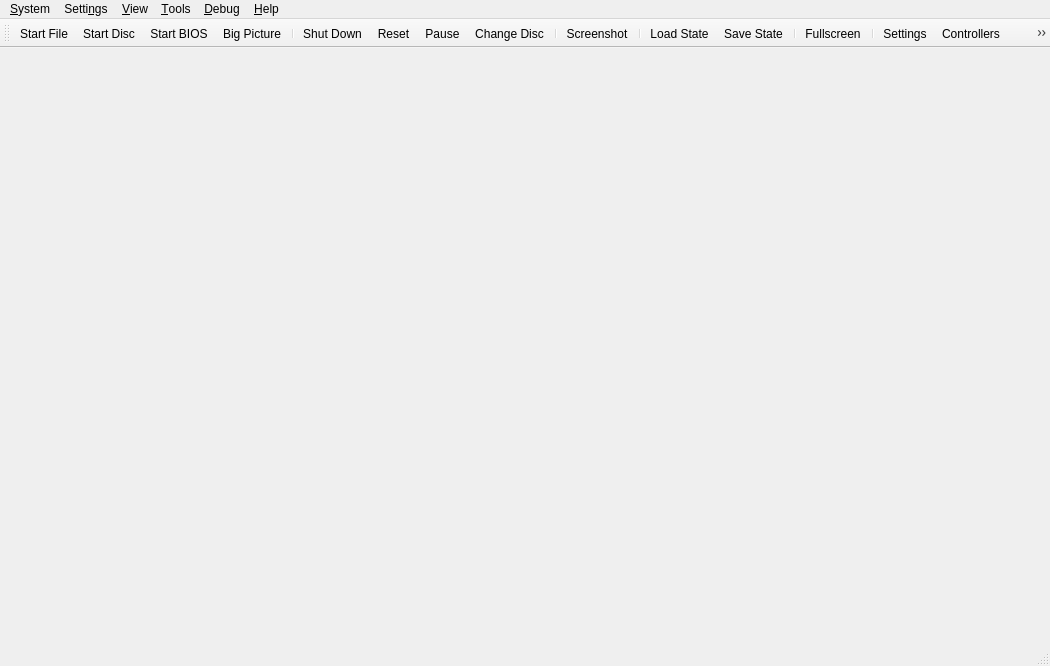
<?xml version="1.0" encoding="UTF-8"?>
<ui version="4.0">
 <class>MainWindow</class>
 <widget class="QMainWindow" name="MainWindow">
  <property name="geometry">
   <rect>
    <x>0</x>
    <y>0</y>
    <width>1050</width>
    <height>666</height>
   </rect>
  </property>
  <property name="acceptDrops">
   <bool>true</bool>
  </property>
  <property name="windowTitle">
   <string>ARMSX2</string>
  </property>
  <property name="windowIcon">
   <iconset>
    <normalon>:/icons/AppIcon64.png</normalon>
   </iconset>
  </property>
  <property name="unifiedTitleAndToolBarOnMac">
   <bool>true</bool>
  </property>
  <widget class="QStackedWidget" name="mainContainer"/>
  <widget class="QMenuBar" name="menuBar">
   <property name="geometry">
    <rect>
     <x>0</x>
     <y>0</y>
     <width>1050</width>
     <height>27</height>
    </rect>
   </property>
   <widget class="QMenu" name="menuSystem">
    <property name="title">
     <string>&amp;System</string>
    </property>
    <widget class="QMenu" name="menuChangeDisc">
     <property name="title">
      <string>&amp;Change Disc</string>
     </property>
     <property name="icon">
      <iconset theme="disc-eject-line"/>
     </property>
     <actiongroup name="actionGroupChangeDiscSubImages"/>
     <addaction name="actionChangeDiscFromFile"/>
     <addaction name="actionChangeDiscFromDevice"/>
     <addaction name="actionChangeDiscFromGameList"/>
     <addaction name="actionRemoveDisc"/>
     <addaction name="separator"/>
    </widget>
    <widget class="QMenu" name="menuLoadState">
     <property name="title">
      <string>&amp;Load State</string>
     </property>
     <property name="icon">
      <iconset theme="floppy-out-line"/>
     </property>
    </widget>
    <widget class="QMenu" name="menuSaveState">
     <property name="title">
      <string>Sa&amp;ve State</string>
     </property>
     <property name="icon">
      <iconset theme="floppy-in-line"/>
     </property>
    </widget>
    <addaction name="actionStartFile"/>
    <addaction name="actionStartDisc"/>
    <addaction name="actionStartBios"/>
    <addaction name="actionStartFullscreenUI"/>
    <addaction name="separator"/>
    <addaction name="actionPowerOff"/>
    <addaction name="actionPowerOffWithoutSaving"/>
    <addaction name="actionReset"/>
    <addaction name="actionPause"/>
    <addaction name="menuChangeDisc"/>
    <addaction name="separator"/>
    <addaction name="actionScreenshot"/>
    <addaction name="separator"/>
    <addaction name="menuLoadState"/>
    <addaction name="menuSaveState"/>
    <addaction name="separator"/>
    <addaction name="actionSettings"/> <!-- Please consult with macOS users before removing -->
    <addaction name="actionExit"/>
   </widget>
   <widget class="QMenu" name="menuSettings">
    <property name="title">
     <string>Setti&amp;ngs</string>
    </property>
    <addaction name="actionViewGameProperties"/>
    <addaction name="separator"/>
    <addaction name="actionInterfaceSettings"/>
    <addaction name="actionGameListSettings"/>
    <addaction name="actionBIOSSettings"/>
    <addaction name="actionEmulationSettings"/>
    <addaction name="actionGraphicsSettings"/>
    <addaction name="actionOSDSettings"/>
    <addaction name="actionAudioSettings"/>
    <addaction name="actionMemoryCardSettings"/>
    <addaction name="actionDEV9Settings"/>
    <addaction name="actionFolderSettings"/>
    <addaction name="actionAchievementSettings"/>
    <addaction name="separator"/>
    <addaction name="actionControllerSettings"/>
    <addaction name="actionHotkeySettings"/>
    <addaction name="separator"/>
    <addaction name="actionAddGameDirectory"/>
    <addaction name="actionScanForNewGames"/>
    <addaction name="actionRescanAllGames"/>
   </widget>
   <widget class="QMenu" name="menuHelp">
    <property name="title">
     <string>&amp;Help</string>
    </property>
    <addaction name="actionGitHubRepository"/>
    <addaction name="actionWebsite"/>
    <addaction name="separator"/>
    <addaction name="actionAbout"/>
   </widget>
   <widget class="QMenu" name="menuDebug">
    <property name="title">
     <string>&amp;Debug</string>
    </property>
    <widget class="QMenu" name="menuDebugSwitchRenderer">
     <property name="title">
      <string>&amp;Switch Graphics API</string>
     </property>
     <property name="icon">
      <iconset theme="brush-line"/>
     </property>
    </widget>
    <addaction name="menuDebugSwitchRenderer"/>
    <addaction name="separator"/>
    <addaction name="actionDebugger"/>
    <addaction name="separator"/>
    <addaction name="actionEnableLogTimestamps"/>
    <addaction name="separator"/>
    <addaction name="actionEnableEEConsoleLogging"/>
    <addaction name="actionEnableIOPConsoleLogging"/>
    <addaction name="actionEnableCDVDVerboseReads"/>
   </widget>
   <widget class="QMenu" name="menuView">
    <property name="title">
     <string>&amp;View</string>
    </property>
    <widget class="QMenu" name="menuWindowSize">
     <property name="title">
      <string>&amp;Window Size</string>
     </property>
     <property name="icon">
      <iconset theme="window-2-line"/>
     </property>
    </widget>
    <addaction name="actionViewToolbar"/>
    <addaction name="actionViewLockToolbar"/>
    <addaction name="actionCustomizeToolbar"/>
    <addaction name="actionViewStatusBar"/>
    <addaction name="actionViewStatusBarVerbose"/>
    <addaction name="separator"/>
    <addaction name="actionViewGameList"/>
    <addaction name="actionViewGameGrid"/>
    <addaction name="actionViewSystemDisplay"/>
    <addaction name="separator"/>
    <addaction name="actionFullscreen"/>
    <addaction name="menuWindowSize"/>
    <addaction name="separator"/>
    <addaction name="actionGridViewShowTitles"/>
    <addaction name="actionGridViewShowFullTitles"/>
    <addaction name="actionGridViewZoomIn"/>
    <addaction name="actionGridViewZoomOut"/>
    <addaction name="actionGridViewRefreshCovers"/>
   </widget>
   <widget class="QMenu" name="menuTools">
    <property name="title">
     <string>&amp;Tools</string>
    </property>
    <widget class="QMenu" name="menuInputRecording">
     <property name="title">
      <string>&amp;Input Recording</string>
     </property>
     <property name="icon">
      <iconset theme="keyboard-line"/>
     </property>
     <addaction name="actionInputRecNew"/>
     <addaction name="actionInputRecPlay"/>
     <addaction name="actionInputRecStop"/>
     <addaction name="separator"/>
     <addaction name="actionInputRecOpenViewer"/>
     <addaction name="separator"/>
     <addaction name="actionInputRecConsoleLogs"/>
     <addaction name="actionInputRecControllerLogs"/>
    </widget>
    <addaction name="actionOpenDataDirectory"/>
    <addaction name="actionCoverDownloader"/>
    <addaction name="actionControllerTester"/>
    <addaction name="actionArcadeSetup"/>
    <addaction name="actionToggleSoftwareRendering"/>
    <addaction name="separator"/>
    <addaction name="actionEditCheats"/>
    <addaction name="actionEditPatches"/>
    <addaction name="actionReloadPatches"/>
    <addaction name="separator"/>
    <addaction name="menuInputRecording"/>
    <addaction name="separator"/>
    <addaction name="actionEnableSystemConsole"/>
    <addaction name="actionEnableDebugConsole"/>
    <addaction name="actionEnableLogWindow"/>
    <addaction name="actionEnableFileLogging"/>
    <addaction name="actionEnableVerboseLogging"/>
    <addaction name="separator"/>
    <addaction name="actionShowAdvancedSettings"/>
    <addaction name="actionSaveBlockDump"/>
    <addaction name="actionSaveGSDump"/>
   </widget>
   <addaction name="menuSystem"/>
   <addaction name="menuSettings"/>
   <addaction name="menuView"/>
   <addaction name="menuTools"/>
   <addaction name="menuDebug"/>
   <addaction name="menuHelp"/>
  </widget>
  <widget class="QToolBar" name="toolBar">
   <property name="visible">
    <bool>true</bool>
   </property>
   <property name="windowTitle">
    <string>Toolbar</string>
   </property>
   <property name="iconSize">
    <size>
     <width>32</width>
     <height>32</height>
    </size>
   </property>
   <property name="toolButtonStyle">
    <enum>Qt::ToolButtonStyle::ToolButtonTextUnderIcon</enum>
   </property>
   <attribute name="toolBarArea">
    <enum>TopToolBarArea</enum>
   </attribute>
   <attribute name="toolBarBreak">
    <bool>false</bool>
   </attribute>
   <addaction name="actionToolbarStartFile"/>
   <addaction name="actionToolbarStartDisc"/>
   <addaction name="actionToolbarStartBios"/>
   <addaction name="actionToolbarStartFullscreenUI"/>
   <addaction name="separator"/>
   <addaction name="actionToolbarPowerOff"/>
   <addaction name="actionToolbarReset"/>
   <addaction name="actionToolbarPause"/>
   <addaction name="actionToolbarChangeDisc"/>
   <addaction name="separator"/>
   <addaction name="actionToolbarScreenshot"/>
   <addaction name="separator"/>
   <addaction name="actionToolbarLoadState"/>
   <addaction name="actionToolbarSaveState"/>
   <addaction name="separator"/>
   <addaction name="actionToolbarFullscreen"/>
   <addaction name="separator"/>
   <addaction name="actionToolbarSettings"/>
   <addaction name="actionToolbarControllerSettings"/>
   <addaction name="actionToolbarHotkeySettings"/>
  </widget>
  <widget class="QStatusBar" name="statusBar"/>
  <action name="actionStartFile">
   <property name="icon">
    <iconset theme="file-line"/>
   </property>
   <property name="text">
    <string>Start &amp;File...</string>
   </property>
  </action>
  <action name="actionToolbarStartFile">
   <property name="icon">
    <iconset theme="file-line"/>
   </property>
   <property name="text">
    <string comment="In Toolbar">Start File</string>
   </property>
  </action>
  <action name="actionStartDisc">
   <property name="icon">
    <iconset theme="disc-2-line"/>
   </property>
   <property name="text">
    <string>Start D&amp;isc...</string>
   </property>
  </action>
  <action name="actionToolbarStartDisc">
   <property name="icon">
    <iconset theme="disc-2-line"/>
   </property>
   <property name="text">
    <string comment="In Toolbar">Start Disc</string>
   </property>
  </action>
  <action name="actionStartBios">
   <property name="icon">
    <iconset theme="chip-line"/>
   </property>
   <property name="text">
    <string>Start &amp;BIOS</string>
   </property>
  </action>
  <action name="actionToolbarStartBios">
   <property name="icon">
    <iconset theme="chip-line"/>
   </property>
   <property name="text">
    <string comment="In Toolbar">Start BIOS</string>
   </property>
  </action>
  <action name="actionScanForNewGames">
   <property name="icon">
    <iconset theme="file-search-line"/>
   </property>
   <property name="text">
    <string>&amp;Scan For New Games</string>
   </property>
  </action>
  <action name="actionRescanAllGames">
   <property name="icon">
    <iconset theme="refresh-line"/>
   </property>
   <property name="text">
    <string>&amp;Rescan All Games</string>
   </property>
  </action>
  <action name="actionPowerOff">
   <property name="icon">
    <iconset theme="shut-down-line"/>
   </property>
   <property name="text">
    <string>Shut &amp;Down</string>
   </property>
  </action>
  <action name="actionToolbarPowerOff">
   <property name="icon">
    <iconset theme="shut-down-line"/>
   </property>
   <property name="text">
    <string comment="In Toolbar">Shut Down</string>
   </property>
  </action>
  <action name="actionPowerOffWithoutSaving">
   <property name="icon">
    <iconset theme="close-line"/>
   </property>
   <property name="text">
    <string>Shut Down &amp;Without Saving</string>
   </property>
  </action>
  <action name="actionReset">
   <property name="icon">
    <iconset theme="restart-line"/>
   </property>
   <property name="text">
    <string>&amp;Reset</string>
   </property>
  </action>
  <action name="actionToolbarReset">
   <property name="icon">
    <iconset theme="restart-line"/>
   </property>
   <property name="text">
    <string comment="In Toolbar">Reset</string>
   </property>
  </action>
  <action name="actionPause">
   <property name="checkable">
    <bool>true</bool>
   </property>
   <property name="icon">
    <iconset theme="pause-line"/>
   </property>
   <property name="text">
    <string>&amp;Pause</string>
   </property>
  </action>
  <action name="actionToolbarPause">
   <property name="checkable">
    <bool>true</bool>
   </property>
   <property name="icon">
    <iconset theme="pause-line"/>
   </property>
   <property name="text">
    <string comment="In Toolbar">Pause</string>
   </property>
  </action>
  <action name="actionToolbarLoadState">
   <property name="icon">
    <iconset theme="floppy-out-line"/>
   </property>
   <property name="text">
    <string comment="In Toolbar">Load State</string>
   </property>
  </action>
  <action name="actionToolbarSaveState">
   <property name="icon">
    <iconset theme="floppy-in-line"/>
   </property>
   <property name="text">
    <string comment="In Toolbar">Save State</string>
   </property>
  </action>
  <action name="actionExit">
   <property name="icon">
    <iconset theme="door-open-line"/>
   </property>
   <property name="text">
    <string>E&amp;xit</string>
   </property>
  </action>
  <action name="actionBIOSSettings">
   <property name="icon">
    <iconset theme="chip-line"/>
   </property>
   <property name="text">
    <string>&amp;BIOS</string>
   </property>
  </action>
  <action name="actionEmulationSettings">
   <property name="icon">
    <iconset theme="emulation-line"/>
   </property>
   <property name="text">
    <string>&amp;Emulation</string>
   </property>
  </action>
  <action name="actionControllerSettings">
   <property name="icon">
    <iconset theme="controller-line"/>
   </property>
   <property name="text">
    <string>&amp;Controllers</string>
   </property>
  </action>
  <action name="actionToolbarControllerSettings">
   <property name="icon">
    <iconset theme="controller-line"/>
   </property>
   <property name="text">
    <string comment="In Toolbar">Controllers</string>
   </property>
  </action>
  <action name="actionHotkeySettings">
   <property name="icon">
    <iconset theme="keyboard-line"/>
   </property>
   <property name="text">
    <string>&amp;Hotkeys</string>
   </property>
  </action>
  <action name="actionToolbarHotkeySettings">
   <property name="icon">
    <iconset theme="keyboard-line"/>
   </property>
   <property name="text">
    <string comment="In Toolbar">Hotkeys</string>
   </property>
  </action>
  <action name="actionGraphicsSettings">
   <property name="icon">
    <iconset theme="image-fill"/>
   </property>
   <property name="text">
    <string>&amp;Graphics</string>
   </property>
  </action>
  <action name="actionAchievementSettings">
   <property name="icon">
    <iconset theme="trophy-line"/>
   </property>
   <property name="text">
    <string>Achie&amp;vements</string>
   </property>
  </action>
  <action name="actionPostProcessingSettings">
   <property name="text">
    <string>&amp;Post-Processing Settings...</string>
   </property>
  </action>
  <action name="actionFullscreen">
   <property name="icon">
    <iconset theme="fullscreen-line"/>
   </property>
   <property name="text">
    <string>&amp;Fullscreen</string>
   </property>
  </action>
  <action name="actionToolbarFullscreen">
   <property name="icon">
    <iconset theme="fullscreen-line"/>
   </property>
   <property name="text">
    <string comment="In Toolbar">Fullscreen</string>
   </property>
  </action>
  <action name="actionResolution_Scale">
   <property name="text">
    <string>Resolution Scale</string>
   </property>
  </action>
  <action name="actionGitHubRepository">
   <property name="icon">
    <iconset theme="github"/>
   </property>
   <property name="text">
    <string>&amp;GitHub Repository...</string>
   </property>
  </action>
  <action name="actionWebsite">
   <property name="icon">
    <iconset theme="global-line"/>
   </property>
   <property name="text">
    <string>ARMSX2 &amp;Website...</string>
   </property>
  </action>
  <action name="actionAbout">
   <property name="icon">
    <iconset resource="resources/resources.qrc">
     <normaloff>:/icons/AppIcon64.png</normaloff>:/icons/AppIcon64.png</iconset>
   </property>
   <property name="text">
    <string>&amp;About ARMSX2...</string>
   </property>
  </action>
  <action name="actionToolbarChangeDisc">
   <property name="icon">
    <iconset theme="disc-eject-line"/>
   </property>
   <property name="text">
    <string comment="In Toolbar">Change Disc...</string>
   </property>
  </action>
  <action name="actionAudioSettings">
   <property name="icon">
    <iconset theme="volume-up-line"/>
   </property>
   <property name="text">
    <string>&amp;Audio</string>
   </property>
  </action>
  <action name="actionOSDSettings">
   <property name="icon">
    <iconset theme="heart-circle-line"/>
   </property>
   <property name="text">
    <string>&amp;On-Screen Display</string>
   </property>
  </action>
  <action name="actionGameListSettings">
   <property name="icon">
    <iconset theme="folder-open-line"/>
   </property>
   <property name="text">
    <string>Game &amp;List</string>
   </property>
  </action>
  <action name="actionInterfaceSettings">
   <property name="icon">
    <iconset theme="interface-line"/>
   </property>
   <property name="text">
    <string>&amp;Interface</string>
   </property>
  </action>
  <action name="actionAddGameDirectory">
   <property name="icon">
    <iconset theme="folder-add-line"/>
   </property>
   <property name="text">
    <string>Add Game &amp;Directory...</string>
   </property>
  </action>
  <action name="actionSettings">
   <property name="icon">
    <iconset theme="settings-3-line"/>
   </property>
   <property name="text">
    <string>S&amp;ettings</string>
   </property>
   <property name="menuRole">
    <enum>QAction::MenuRole::PreferencesRole</enum>
   </property>
  </action>
  <action name="actionToolbarSettings">
   <property name="icon">
    <iconset theme="settings-3-line"/>
   </property>
   <property name="text">
    <string comment="In Toolbar">Settings</string>
   </property>
   <property name="menuRole">
    <enum>QAction::MenuRole::PreferencesRole</enum>
   </property>
  </action>
  <action name="actionChangeDiscFromFile">
   <property name="text">
    <string>&amp;From File...</string>
   </property>
  </action>
  <action name="actionChangeDiscFromDevice">
   <property name="text">
    <string>From &amp;Device...</string>
   </property>
  </action>
  <action name="actionChangeDiscFromGameList">
   <property name="text">
    <string>From &amp;Game List...</string>
   </property>
  </action>
  <action name="actionRemoveDisc">
   <property name="text">
    <string>&amp;Remove Disc</string>
   </property>
  </action>
  <action name="actionGlobal_State">
   <property name="text">
    <string>Global State</string>
   </property>
  </action>
  <action name="actionScreenshot">
   <property name="icon">
    <iconset theme="screenshot-2-line"/>
   </property>
   <property name="text">
    <string>&amp;Screenshot</string>
   </property>
  </action>
  <action name="actionToolbarScreenshot">
   <property name="icon">
    <iconset theme="screenshot-2-line"/>
   </property>
   <property name="text">
    <string comment="In Toolbar">Screenshot</string>
   </property>
  </action>
  <action name="actionMemoryCardSettings">
   <property name="icon">
    <iconset theme="memcard-line"/>
   </property>
   <property name="text">
    <string>&amp;Memory Cards</string>
   </property>
  </action>
  <action name="actionDEV9Settings">
   <property name="icon">
    <iconset theme="global-line"/>
   </property>
   <property name="text">
    <string>&amp;Network &amp;&amp; HDD</string>
   </property>
  </action>
  <action name="actionFolderSettings">
   <property name="icon">
    <iconset theme="folder-settings-line"/>
   </property>
   <property name="text">
    <string>&amp;Folders</string>
   </property>
  </action>
  <action name="actionViewToolbar">
   <property name="checkable">
    <bool>true</bool>
   </property>
   <property name="checked">
    <bool>true</bool>
   </property>
   <property name="text">
    <string>&amp;Toolbar</string>
   </property>
  </action>
  <action name="actionViewLockToolbar">
   <property name="checkable">
    <bool>true</bool>
   </property>
   <property name="checked">
    <bool>false</bool>
   </property>
   <property name="text">
    <string>Loc&amp;k Toolbar</string>
   </property>
  </action>
  <action name="actionCustomizeToolbar">
   <property name="text">
    <string>&amp;Customize Toolbar...</string>
   </property>
  </action>
  <action name="actionViewStatusBar">
   <property name="checkable">
    <bool>true</bool>
   </property>
   <property name="checked">
    <bool>true</bool>
   </property>
   <property name="text">
    <string>&amp;Status Bar</string>
   </property>
  </action>
  <action name="actionViewStatusBarVerbose">
   <property name="checkable">
    <bool>true</bool>
   </property>
   <property name="checked">
    <bool>true</bool>
   </property>
   <property name="text">
    <string>&amp;Verbose Status</string>
   </property>
  </action>
  <action name="actionViewGameList">
   <property name="icon">
    <iconset theme="list-check"/>
   </property>
   <property name="text">
    <string>Game &amp;List</string>
   </property>
  </action>
  <action name="actionViewSystemDisplay">
   <property name="enabled">
    <bool>false</bool>
   </property>
   <property name="icon">
    <iconset theme="tv-2-line"/>
   </property>
   <property name="text">
    <string extracomment="This grayed-out at first option will become available while there is a game emulated and the game list is displayed over the actual emulation, to let users display the system emulation once more.">System &amp;Display</string>
   </property>
  </action>
  <action name="actionViewGameProperties">
   <property name="enabled">
    <bool>false</bool>
   </property>
   <property name="icon">
    <iconset theme="file-settings-line"/>
   </property>
   <property name="text">
    <string>Game &amp;Properties</string>
   </property>
  </action>
  <action name="actionViewGameGrid">
   <property name="icon">
    <iconset theme="function-line"/>
   </property>
   <property name="text">
    <string>Game &amp;Grid</string>
   </property>
  </action>
  <action name="actionGridViewShowTitles">
   <property name="checkable">
    <bool>true</bool>
   </property>
   <property name="checked">
    <bool>true</bool>
   </property>
   <property name="icon">
    <iconset theme="price-tag-3-line"/>
   </property>
   <property name="text">
    <string>Show Titl&amp;es (Grid View)</string>
   </property>
  </action>
  <action name="actionGridViewShowFullTitles">
   <property name="checkable">
    <bool>true</bool>
   </property>
   <property name="checked">
    <bool>false</bool>
   </property>
   <property name="icon">
    <iconset theme="price-tag-2-line"/>
   </property>
   <property name="text">
    <string>Show F&amp;ull Titles (Grid View)</string>
   </property>
  </action>
  <action name="actionGridViewZoomIn">
   <property name="icon">
    <iconset theme="zoom-in-line"/>
   </property>
   <property name="text">
    <string>Zoom &amp;In (Grid View)</string>
   </property>
   <property name="shortcut">
    <string>Ctrl++</string>
   </property>
  </action>
  <action name="actionGridViewZoomOut">
   <property name="icon">
    <iconset theme="zoom-out-line"/>
   </property>
   <property name="text">
    <string>Zoom &amp;Out (Grid View)</string>
   </property>
   <property name="shortcut">
    <string>Ctrl+-</string>
   </property>
  </action>
  <action name="actionGridViewRefreshCovers">
   <property name="icon">
    <iconset theme="refresh-line"/>
   </property>
   <property name="text">
    <string>Refresh &amp;Covers (Grid View)</string>
   </property>
  </action>
  <action name="actionOpen_Memory_Card_Directory">
   <property name="icon">
    <iconset theme="memcard-line"/>
   </property>
   <property name="text">
    <string>Open Memory Card Directory...</string>
   </property>
  </action>
  <action name="actionOpenDataDirectory">
   <property name="icon">
    <iconset theme="folder-open-line"/>
   </property>
   <property name="text">
    <string>&amp;Open Data Directory...</string>
   </property>
  </action>
  <action name="actionToggleSoftwareRendering">
   <property name="icon">
    <iconset theme="brush-line"/>
   </property>
   <property name="text">
    <string>&amp;Toggle Software Rendering</string>
   </property>
  </action>
  <action name="actionDebugger">
   <property name="icon">
    <iconset theme="bug-line"/>
   </property>
   <property name="text">
    <string>&amp;Open Debugger</string>
   </property>
  </action>
  <action name="actionReloadPatches">
   <property name="icon">
    <iconset theme="refresh-line"/>
   </property>
   <property name="text">
    <string>&amp;Reload Cheats/Patches</string>
   </property>
  </action>
  <action name="actionEnableSystemConsole">
   <property name="checkable">
    <bool>true</bool>
   </property>
   <property name="text">
    <string>E&amp;nable System Console</string>
   </property>
  </action>
  <action name="actionEnableDebugConsole">
   <property name="checkable">
    <bool>true</bool>
   </property>
   <property name="text">
    <string>Enable &amp;Debug Console</string>
   </property>
  </action>
  <action name="actionEnableLogWindow">
   <property name="checkable">
    <bool>true</bool>
   </property>
   <property name="text">
    <string>Enable &amp;Log Window</string>
   </property>
  </action>
  <action name="actionEnableVerboseLogging">
   <property name="checkable">
    <bool>true</bool>
   </property>
   <property name="text">
    <string>Enable &amp;Verbose Logging</string>
   </property>
  </action>
  <action name="actionEnableEEConsoleLogging">
   <property name="checkable">
    <bool>true</bool>
   </property>
   <property name="text">
    <string>Enable EE Console &amp;Logging</string>
   </property>
  </action>
  <action name="actionEnableIOPConsoleLogging">
   <property name="checkable">
    <bool>true</bool>
   </property>
   <property name="text">
    <string>Enable &amp;IOP Console Logging</string>
   </property>
  </action>
  <action name="actionSaveGSDump">
   <property name="icon">
    <iconset theme="save-3-line"/>
   </property>
   <property name="text">
    <string>Save Single Frame &amp;GS Dump</string>
   </property>
  </action>
  <action name="actionInputRecNew">
   <property name="enabled">
    <bool>false</bool>
   </property>
   <property name="text">
    <string extracomment="This section refers to the Input Recording submenu.">&amp;New</string>
   </property>
  </action>
  <action name="actionInputRecPlay">
   <property name="enabled">
    <bool>false</bool>
   </property>
   <property name="text">
    <string extracomment="This section refers to the Input Recording submenu.">&amp;Play</string>
   </property>
  </action>
  <action name="actionInputRecStop">
   <property name="enabled">
    <bool>false</bool>
   </property>
   <property name="text">
    <string extracomment="This section refers to the Input Recording submenu.">&amp;Stop</string>
   </property>
  </action>
  <action name="actionRecording_Console_Logs">
   <property name="text">
    <string>Input Recording Logs</string>
   </property>
  </action>
  <action name="actionInputRecControllerLogs">
   <property name="checkable">
    <bool>true</bool>
   </property>
   <property name="text">
    <string>&amp;Controller Logs</string>
   </property>
  </action>
  <action name="actionInputRecConsoleLogs">
   <property name="checkable">
    <bool>true</bool>
   </property>
   <property name="text">
    <string>&amp;Input Recording Logs</string>
   </property>
  </action>
  <action name="actionEnableFileLogging">
   <property name="checkable">
    <bool>true</bool>
   </property>
   <property name="text">
    <string>Enable &amp;File Logging</string>
   </property>
  </action>
  <action name="actionEnableCDVDVerboseReads">
   <property name="checkable">
    <bool>true</bool>
   </property>
   <property name="text">
    <string>Enable &amp;CDVD Read Logging</string>
   </property>
  </action>
  <action name="actionSaveBlockDump">
   <property name="checkable">
    <bool>true</bool>
   </property>
   <property name="text">
    <string>Save CDVD &amp;Block Dump</string>
   </property>
  </action>
  <action name="actionEnableLogTimestamps">
   <property name="checkable">
    <bool>true</bool>
   </property>
   <property name="text">
    <string>&amp;Enable Log Timestamps</string>
   </property>
  </action>
  <action name="actionStartFullscreenUI">
   <property name="icon">
    <iconset theme="tv-2-line"/>
   </property>
   <property name="text">
    <string>Start Big Picture &amp;Mode</string>
   </property>
  </action>
  <action name="actionToolbarStartFullscreenUI">
   <property name="icon">
    <iconset theme="tv-2-line"/>
   </property>
   <property name="text">
    <string comment="In Toolbar">Big Picture</string>
   </property>
  </action>
  <action name="actionCoverDownloader">
   <property name="icon">
    <iconset theme="artboard-2-line"/>
   </property>
   <property name="text">
    <string>&amp;Cover Downloader...</string>
   </property>
  </action>
  <action name="actionControllerTester">
   <property name="icon">
    <iconset theme="controller-line"/>
   </property>
   <property name="text">
    <string>Controller &amp;Tester</string>
   </property>
  </action>
  <action name="actionArcadeSetup">
   <property name="icon">
    <iconset theme="tools-line"/>
   </property>
   <property name="text">
    <string>&amp;Arcade Setup...</string>
   </property>
  </action>
  <action name="actionShowAdvancedSettings">
   <property name="checkable">
    <bool>true</bool>
   </property>
   <property name="text">
    <string>&amp;Show Advanced Settings</string>
   </property>
  </action>
  <action name="actionInputRecOpenViewer">
   <property name="text">
    <string>&amp;Recording Viewer</string>
   </property>
  </action>
  <action name="actionEditCheats">
   <property name="icon">
    <iconset theme="pencil-line"/>
   </property>
   <property name="text">
    <string>&amp;Edit Cheats...</string>
   </property>
  </action>
  <action name="actionEditPatches">
   <property name="icon">
    <iconset theme="pencil-line"/>
   </property>
   <property name="text">
    <string>Edit &amp;Patches...</string>
   </property>
  </action>
 </widget>
 <resources>
  <include location="resources/resources.qrc"/>
 </resources>
 <connections/>
</ui>
